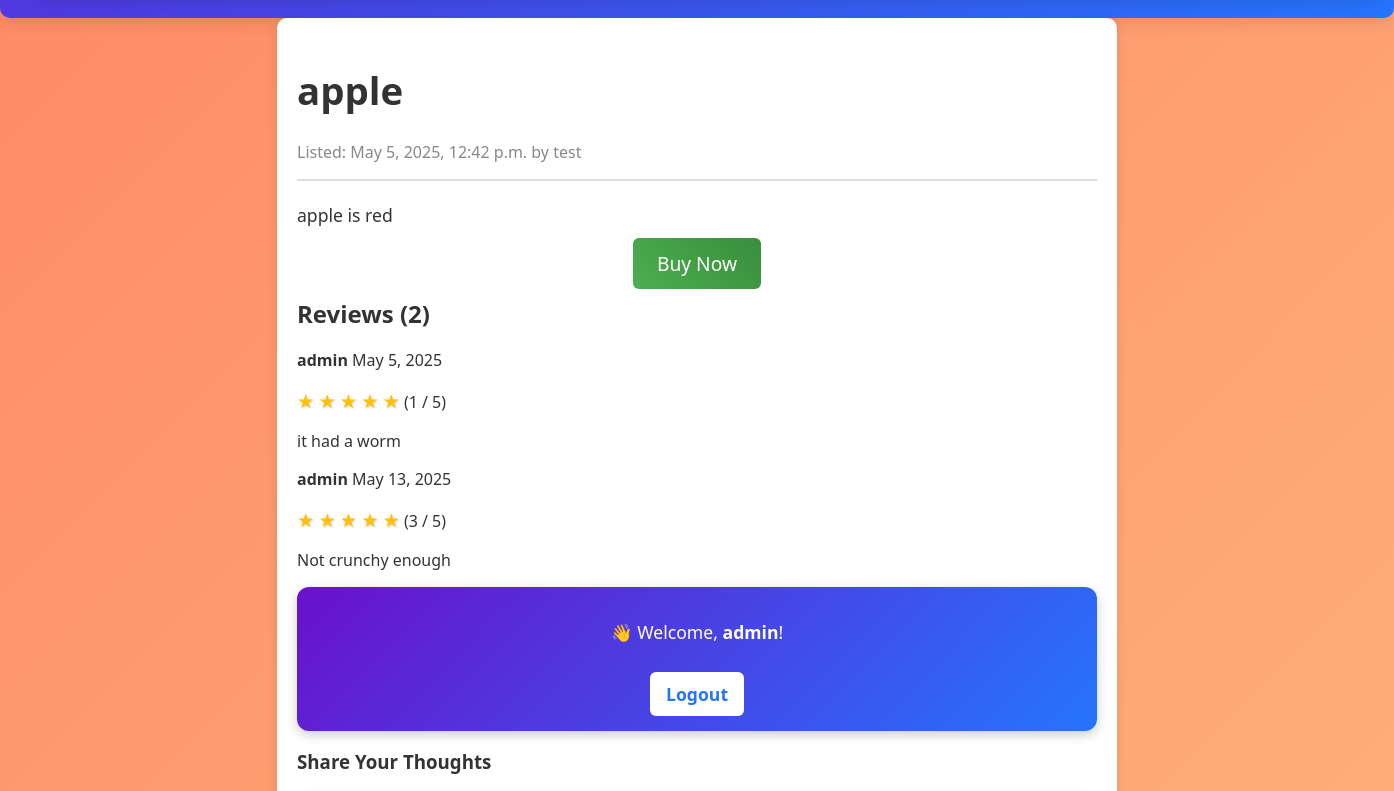
The app's page /2025/5/5/apple-1/ (signed in, middle part), older data.
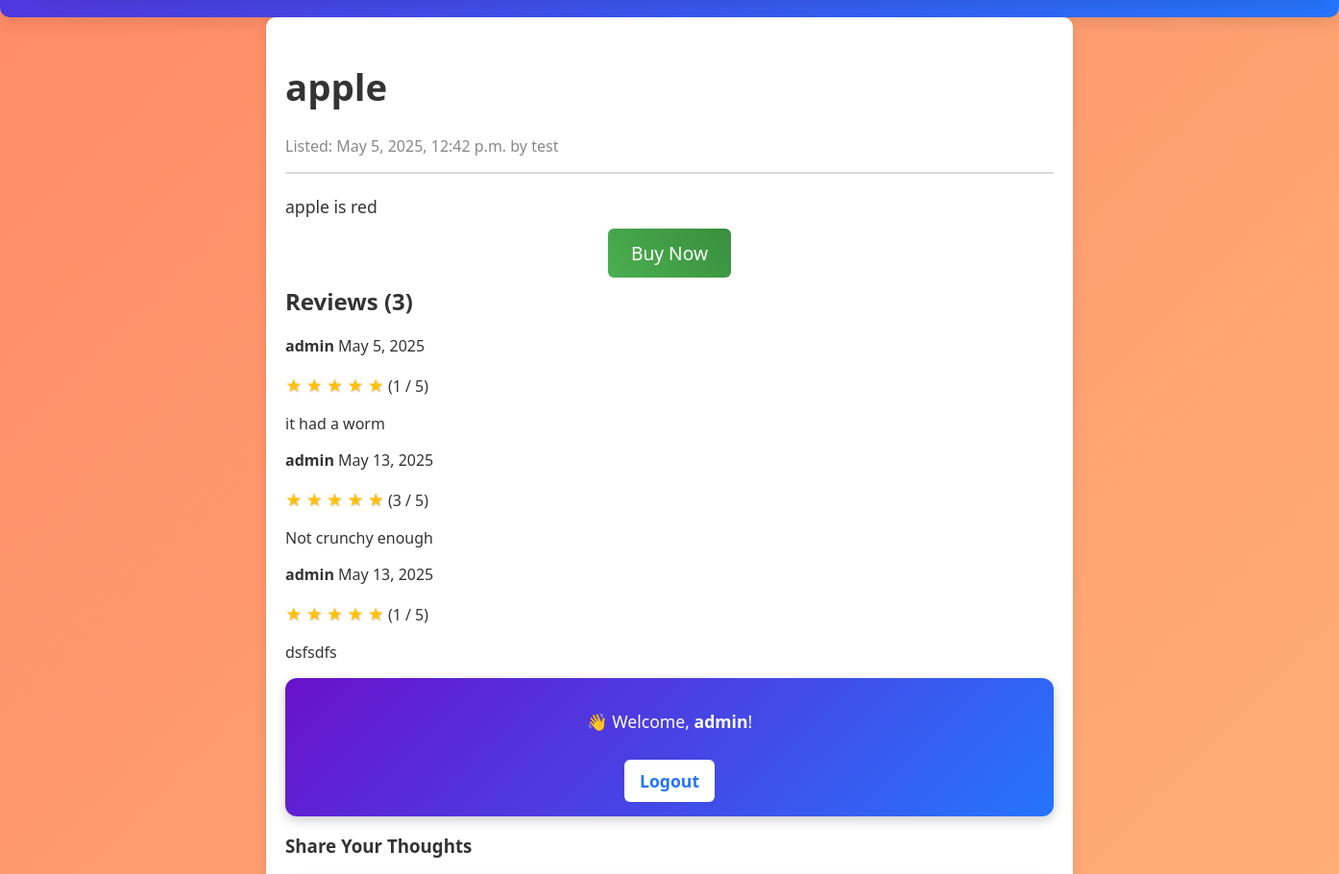
The same page, newer data.
### product_post/models.py (models this page shows, shortened)
class Review(models.Model):
    product = models.ForeignKey(Product, on_delete=models.CASCADE, related_name='reviews')
    user = models.ForeignKey(User, on_delete=models.CASCADE)
    rating = models.IntegerField(default=1, validators=[MinValueValidator(1),MaxValueValidator(5)])
    text = models.TextField()
    dateadded = models.DateField(auto_now_add=True)
    dateupdated = models.DateField(auto_now=True)
    active = models.BooleanField(default=True)
    class Meta:
        ordering = ('dateadded',)

### product_post/views.py (the view)
# urls.py: path('<int:year>/<int:month>/<int:day>/<slug:product>/', views.product_detail, name='product_detail'),
@login_required(login_url='product_post:loginformpage')
def product_detail(request, year, month, day, product):
    product = get_object_or_404(Product, slug=product, status='published',
            publish__year = year,
            publish__month = month,
            publish__day = day
            )
    reviews = product.reviews.filter(active=True)
    new_review = None
    if request.method == "POST":
        review_form = ReviewForm(data=request.POST, request=request)
        if review_form.is_valid():
            new_review = review_form.save(commit=False)
            new_review.product = product
            new_review.user = request.user
            new_review.save()
    else:
        review_form = ReviewForm()
    return render(request, 'product_post/product/detail.html', {"product": product, 'reviews': reviews, 'new_review':new_review, 'review_form': review_form})

### product_post/models.py (called while the page is built)
    def get_queryset(self):
        return super().get_queryset().filter(status='published')

### storefront/models.py (called while the page is built)
    def __str__(self):
        return self.storename

### product_post/templates/product_post/product/detail.html (shortened to what this page needs)
{% extends "product_post/base.html" %}
{% load static %}
{% block content %}
<link rel="stylesheet" href="{% static 'css/product_detail.css' %}">
<div class="product-detail-container">
    <header class="product-header">
        <h1 class="product-title">{{ product.name }}</h1>
        <p class="product-meta">Listed: {{ product.publish }} by {{ product.store }}</p>
    </header>
    <section class="product-description">
        <p>{{ product.description }}</p>
    </section>
    <div class="buy-section">
        <a class="btn-buy" href="{% url 'order:place_order' product.id %}">Buy Now</a>
    </div>
    <section class="reviews-summary">
        {% with reviews.count as total_reviews %}
            <h2>Reviews ({{ total_reviews }})</h2>
        {% endwith %}
    </section>
    <section class="reviews-list">
        {% for review in reviews %}
        <div class="review">
            <div class="review-header">
                <strong>{{ review.user }}</strong>
                <span class="review-date">{{ review.dateadded }}</span>
            </div>
            <p class="review-rating">
                {% for i in "12345"|slice:":review.rating"|make_list %}
                    <span class="star-rating">★</span>
                {% endfor %}
                ({{ review.rating }} / 5)
            </p>
            <p class="review-text">{{ review.text }}</p>
        </div>
        {% empty %}
        <p class="no-reviews">There are no reviews yet.</p>
        {% endfor %}
    </section>
    <div class="auth-status">
        {% if user.is_authenticated %}
            <div class="auth-box">
                <p>👋 Welcome, <strong>{{ user.username }}</strong>!</p>
                <a href="{% url 'product_post:logout' %}" class="btn-logout">Logout</a>
            </div>
        {% else %}
            <div class="auth-box">
                <p>Ready to join the conversation?</p>
                <a href="{% url 'product_post:loginformpage' %}" class="btn-login">Login & Share Your Thoughts</a>
            </div>
        {% endif %}
    </div>
    {% if user.is_authenticated %}
        <section class="add-review-form">
            {% if new_review %}
                <div class="review-success">
                    <h3>🎉 Your review has been added!</h3>
                </div>
                <script src="https://cdn.jsdelivr.net/npm/canvas-confetti@1.6.0/dist/confetti.browser.min.js"></script>
                <script>
                    window.addEventListener("DOMContentLoaded", function () {
                        confetti({
                            particleCount: 150,
                            spread: 70,
                            origin: { y: 0.6 }
                        });
                    });
                </script>
            {% else %}
                <h3>Share Your Thoughts</h3>
            {% endif %}
        </section>
    {% endif %}
</div>
{% endblock %}

Row changes from the older to the newer data that the page shows:
added Review: user "admin", dateadded "May 13, 2025", rating "1", text "dsfsdfs"
Text that changed along with them:
{{ total_reviews }}: "2" → "3"
